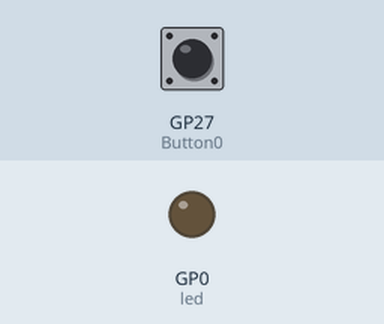
Simulated run of this program. Board: Raspberry Pi Pico running MicroPython. Parts: output pins drawn as LEDs (lit = HIGH). The test bench sets the inputs (shaded band); at power-on: GP27 (Button0) LOW.

Above: at 1.2 s.
1.3 s: GP27 (Button0) pulled HIGH for 0.15 s
At 2.9 s:
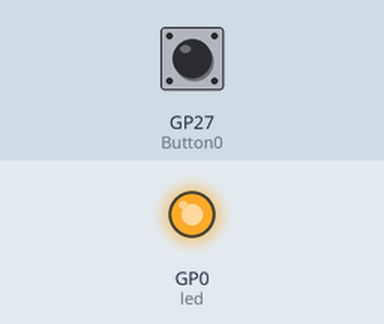
Timing chart, 0 to 9.8 s (numbered marks = the images above; inputs shaded):
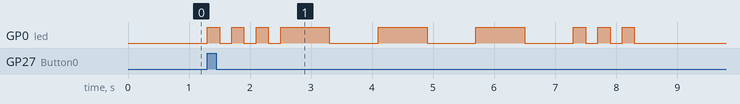

Measured:
- after the input at 1.3 s, GP0 (led): LOW → HIGH at once, → LOW 0.20 s later, → HIGH 0.20 s later, → LOW 0.20 s later, … (18 changes in this stretch)

The program:

sos.py
```python
import machine
import time

LED_RED = 0
Blink_200 = 27
led = machine.Pin(LED_RED,machine.Pin.OUT)
Button0 = machine.Pin(Blink_200,machine.Pin.IN, machine.Pin.PULL_DOWN)


def blinked_led(times, duration):
    for i in range(times):
        led.on()
        time.sleep(duration)
        led.off()
        time.sleep(duration)

def send_sos(num_of_sos):
    for _ in range(num_of_sos):
        blinked_led(3, 0.2)
        blinked_led(3, 0.8)
        blinked_led(3, 0.2)

while True:
    if Button0.value() ==1:
        send_sos(1)
        time.sleep(0.1)
```
